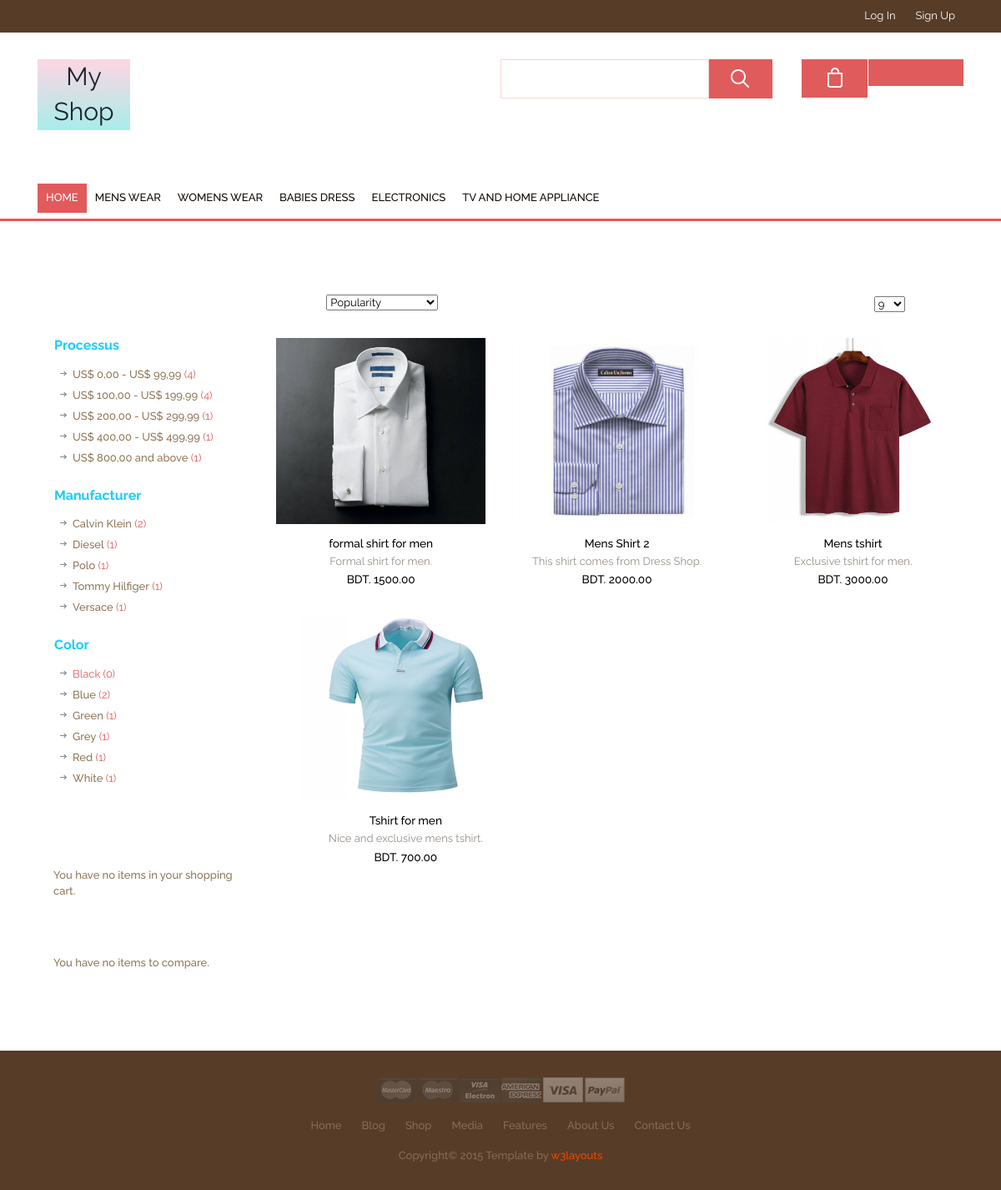
The page /product_by_category.php?category_id=2 on the database its author committed.
### tables this page shows
CREATE TABLE `tbl_category` (
  `category_id` int(3) NOT NULL,
  `category_name` varchar(30) NOT NULL,
  `category_description` text NOT NULL,
  `publication_status` tinyint(1) NOT NULL,
  `deletion_status` tinyint(1) NOT NULL DEFAULT 1
);

CREATE TABLE `tbl_product` (
  `product_id` int(6) NOT NULL,
  `product_name` varchar(100) NOT NULL,
  `category_id` int(3) NOT NULL,
  `product_price` float(10,2) NOT NULL,
  `product_quantity` int(4) NOT NULL,
  `product_sku` varchar(50) NOT NULL,
  `product_short_description` text NOT NULL,
  `product_long_description` text NOT NULL,
  `product_image` text NOT NULL,
  `product_publication_status` tinyint(1) NOT NULL,
  `product_deletion_status` tinyint(1) NOT NULL DEFAULT 1
);

### product_by_category.php (called while the page is built, shortened)
<?php
	include 'index.php';
?>

### classes/application.php (called while the page is built, shortened)
<?php
class Application
	{
	public function __construct(){
		$host_name="localhost";
		$user_name="root";
		$password="";
		$db_name="db_ecommerce_using_raw_php";
		$connection=mysqli_connect($host_name, $user_name, $password);
		if($connection)
		{
			$db_select= mysqli_select_db($connection, $db_name);
			if($db_select)
			{
				return $connection;
			}
			else
			{
				die("Database selection failed".mysqli_error($connection));
			}
		}
		else
		{
			die("Database server connection failed".mysqli_error($connection));
		}
		}
	function select_all_published_category()
		{
			$connection=$this->__construct();
			$sql="SELECT * FROM tbl_category WHERE publication_status=1 AND deletion_status=1";
			if(mysqli_query($connection, $sql))
			{
				$query_result=mysqli_query($connection, $sql);
				return $query_result;
			}
		}
	function product_show_by_category_id($category_id)
	{
		$connection=$this->__construct();
		$sql="SELECT * FROM tbl_product WHERE category_id='$category_id' AND product_publication_status=1 AND product_deletion_status=1";
		if(mysqli_query($connection, $sql))
		{
			$query_result=mysqli_query($connection, $sql);
			return $query_result;
		}
	}
}
?>

### pages/product_by_category_content.php (the view, shortened to what this page needs)
<?php
	if(isset($_GET['category_id']))
	{
		$category_id=$_GET['category_id'];
	}
	$query_result=$obj_application->product_show_by_category_id($category_id);
?>
<div class="men">
	<div class="container">
	  <div class="col-md-3 sidebar">
	  	<div class="block block-layered-nav">
		    <div class="block-title">
		        <strong><span>Shop By</span></strong>
		    </div>
    <div class="block-content">
            <dl id="narrow-by-list">
                                                                                                    <dt class="odd">processus</dt>
                    <dd class="odd">
<ol>
    <li>
                <a href="#"><span class="price1">US$&nbsp;0,00</span> - <span class="price1">US$&nbsp;99,99</span></a>
                        (4)
            </li>
    <li>
                <a href="#"><span class="price1">US$&nbsp;100,00</span> - <span class="price1">US$&nbsp;199,99</span></a>
                        (4)
            </li>
    <li>
                <a href="#"><span class="price1">US$&nbsp;200,00</span> - <span class="price1">US$&nbsp;299,99</span></a>
                        (1)
            </li>
    <li>
                <a href="#"><span class="price1">US$&nbsp;400,00</span> - <span class="price1">US$&nbsp;499,99</span></a>
                        (1)
            </li>
    <li>
                <a href="#"><span class="price1">US$&nbsp;800,00</span> and above</a>
                        (1)
            </li>
</ol>
</dd>
                                                                    <dt class="even">Manufacturer</dt>
                    <dd class="even">
<ol>
    <li>
                <a href="#">Calvin Klein</a>
                        (2)
            </li>
    <li>
                <a href="#">Diesel</a>
                        (1)
            </li>
    <li>
                <a href="#">Polo</a>
                        (1)
            </li>
    <li>
                <a href="#">Tommy Hilfiger</a>
                        (1)
            </li>
    <li>
                <a href="#">Versace</a>
                        (1)
            </li>
</ol>
</dd>
                                                                    <dt class="last odd">Color</dt>
                    <dd class="last odd">
<ol>
    <li>
        Black                        (0)
            </li>
    <li>
                <a href="#">Blue</a>
                        (2)
            </li>
    <li>
                <a href="#">Green</a>
                        (1)
            </li>
    <li>
                <a href="#">Grey</a>
                        (1)
            </li>
    <li>
                <a href="#">Red</a>
                        (1)
            </li>
    <li>
                <a href="#">White</a>
                        (1)
            </li>
</ol>
</dd>
                                            </dl>
            </div>
</div>
<div class="block block-cart">
        <div class="block-title">
        <strong><span>Carrello</span></strong>
    </div>
    <div class="block-content">
                        <p class="empty">You have no items in your shopping cart.</p>
        </div>
</div>
<div class="block block-list block-compare">
    <div class="block-title">
        <strong><span>Compare Products                    </span></strong>
    </div>
    <div class="block-content">
            <p class="empty">You have no items to compare.</p>
        </div>
</div>
</div>
<div class="col-md-9">
	<div class="mens-toolbar">
          <div class="sort">
               	<div class="sort-by">
		            <label>Sort By</label>
		            <select>
		                            <option value="">
		                    Popularity               </option>
		            </select>
		        </div>
    		</div>
	        <div class="pager">
	           <div class="limiter visible-desktop">
	            <label>Show</label>
	            <select>
	                            <option value="" selected="selected">
	                    9                </option>
	                        </select> per page
	             </div>
	       		<ul class="dc_pagination dc_paginationA dc_paginationA06">
				    <li><a href="#" class="previous">Pages</a></li>
				    <li><a href="#">1</a></li>
				    <li><a href="#">2</a></li>
			  	</ul>
		   		<div class="clearfix"></div>
	    	</div>
     	    <div class="clearfix"></div>
	     </div>
	          <div class="span_2">
			  <?php while($show_product_by_category=mysqli_fetch_assoc($query_result)){ ?>
	          	 <div class="col_1_of_single1 span_1_of_single1">
	          	    <a href="product_details.php?product_id=<?php echo $show_product_by_category['product_id'];?>">
				     <img src="images/<?php echo $show_product_by_category['product_image'];?>" class="img-responsive" alt=""/>
				     <h3><?php echo $show_product_by_category['product_name'];?></h3>
				   	 <p><?php echo $show_product_by_category['product_short_description'];?></p>
				   	 <h4>BDT. <?php echo $show_product_by_category['product_price'];?></h4>
			         </a>
				  </div>
			  <?php }?>
				  <div class="clearfix"></div>
			  </div>
            </div>
      </div>
</div>

### includes/menu.php
<?php
	$query_result=$obj_application->select_all_published_category()
?>
<div class="menu">
	<div class="container">
		<div class="menu_box">
	     <ul class="megamenu skyblue">
			<li class="active grid"><a class="color2" href="index.php">Home</a></li>
			<?php while($category_info=mysqli_fetch_assoc($query_result)){ ?>
				<li><a class="color4" href="product_by_category.php?category_id=<?php echo $category_info['category_id'];?>"><?php echo $category_info['category_name']; ?></a></li>
			<?php }?>
			<div class="clearfix"> </div>
		 </ul>
	  </div>
</div>
</div>

### css/style.css (style rules this page uses)
h4, h5, h6, h1, h2, h3 { margin-top: 0; }
ul, ol { margin: 0; }
p { margin: 0; }
html, body { font-family: 'Raleway', sans-serif; font-size: 100%; background:#fff; }
body a { transition: 0.5s all; -webkit-transition: 0.5s all; -o-transition: 0.5s all; -ms-transition: 0.5s all; -moz-transition: 0.5s all; }
.header_bottom-box, .menu_box, .header_top-box, .sellers_grid { padding:0 15px; }
.menu { border-bottom:3px solid #e05b5b; }
.men { padding:5em 0; }
.block .block-title { padding: 10px; background: url(../images/feature2.jpg)no-repeat; min-height: 35px; background-size: 100%; -webkit-background-size: 100%; -moz-background-size: 100%; -o-background-size: 100%; }
.block .block-title strong { display: block; font: normal 14px/16px 'Raleway', sans-serif; min-height: 16px; padding: 1px 0 1px; text-transform: uppercase; color: #fff; }
.block .block-content { padding: 10px; }
.block-layered-nav dt { padding:10px; font-weight: bold; text-transform: capitalize; color:#1bccf7; }
.block-layered-nav dd ol { padding:0; margin:0; list-style:none; }
.block-layered-nav dd { padding: 0 12px 12px; background: url(../images/block.gif) 0 100% repeat-x; }
.block-layered-nav li { background: url("../images/arrow-menu1.png") no-repeat scroll 5px 9px; padding-left: 20px; line-height: 25px; color:#e05b5b; font-size: 0.8125em; }
.block-layered-nav li a { text-decoration: none; color:#8E7558; font-weight:500; }
p.empty { margin: 0; padding: 5px 9px; font-size: 0.8125em; color:#8E7558; font-weight:500; }
.mens-toolbar { margin: 0 0 12px; overflow: hidden; background: url(../images/feature1.jpg); padding: 5px; border: none; }
.mens-toolbar .sort { float: left; width: 28.5%; }
.sort { padding: 3px 8px; }
.sort-by { color: #fff; font-size: 0.8125em; }
.sort-by label { margin-bottom:0; }
.mens-toolbar .pager { padding: 5px 8px 3px 8px; float: right; width: 35.5%; margin: 0; }
.pager .limiter { float: right; color:#fff; font-size: 0.8125em; }
.pager .limiter select { padding: 0; margin: 0 0 1px; vertical-align: middle; color:#000; }
select { color: #000; }
ul.dc_pagination li { float: left; margin: 0px; margin-left: 5px; padding: 0px; }
ul.dc_pagination li a { color: #fff; display: block; padding: 2px 4px 0px 0px; text-decoration: none; font-size: 0.8125em; border: none; border-radius: inherit; background: none; }
.pager .limiter label { color: #fff; margin-bottom: 0; font-weight: 500; }
.span_1_of_single1 { width: 30.7%; border: 1px solid #fff; text-align: center; padding: 0 0 1em 0; }
.col_1_of_single1 { display: block; float: left; margin: 1% 0 1% 3.6%; }
.col_1_of_single1:first-child { margin-left: 0; }
.span_1_of_single1 h3, .span_1_of_single1 h4, .grid_1 h3 { font-size:0.85em; font-weight:500; color:#000; margin-bottom: 0; }
.span_1_of_single1 p, .grid_1 p { font-size:0.8125em; color:#968F88; margin:5px 0; }
.span_1_of_single1 a { text-decoration:none; }
.span_2 { margin-bottom:3em; }
.span_1_of_single1 img { transition: all 0.5s ease-in-out; -webkit-transition: all 0.5s ease-in-out; -moz-transition: all 0.5s ease-in-out; -ms-transition: all 0.5s ease-in-out; -o-transition: all 0.5s ease-in-out; }
.grid_1 img, .span_1_of_single1 img { margin-bottom:1em; display:inline-block; }

### css/megamenu.css (style rules this page uses)
.megamenu { margin-bottom:0px;padding:0;width:100%;list-style:none;display:inline-block;position:relative;font-size:15px }
.megamenu li { margin-bottom:-5px;display:inline }
.megamenu>li>a { float:left;padding:8px 10px;text-decoration:none;text-transform:capitalize;font-size:0.87em; -webkit-transition: all 0.3s ease-in-out;text-transform:uppercase; -moz-transition: all 0.3s ease-in-out; -o-transition: all 0.3s ease-in-out; transition: all 0.3s ease-in-out; color:#100802; font-weight:500; }
.megamenu>li.active>a { color:#fff;background:#e05b5b; }

### rows shown on the page
tbl_category: category_name "MENS WEAR"
tbl_category: category_name "WOMENS WEAR"
tbl_category: category_name "BABIES DRESS"
tbl_category: category_name "ELECTRONICS"
tbl_category: category_name "TV AND HOME APPLIANCE"
tbl_product: product_image (picture), product_name "formal shirt for men", product_short_description "Formal shirt for men.", product_price "1500.00"
tbl_product: product_image (picture), product_name "Mens Shirt 2", product_short_description "This shirt comes from Dress Shop.", product_price "2000.00"
tbl_product: product_image (picture), product_name "Mens tshirt", product_short_description "Exclusive tshirt for men.", product_price "3000.00"
tbl_product: product_image (picture), product_name "Tshirt for men", product_short_description "Nice and exclusive mens tshirt.", product_price "700.00"
